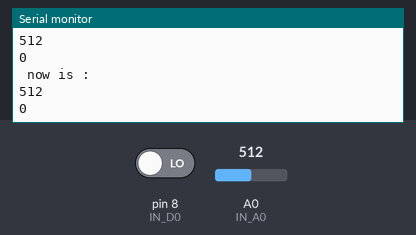
Simulated run of this sketch. Board: Arduino Uno, built with avr-gcc and run on an emulated ATmega328P. Parts: the last lines printed to the serial monitor. The test bench sets the inputs (shaded band); at power-on: A0 (IN_A0) = 512, pin 8 (IN_D0) LOW.

Above: at 1.8 s.
1.9 s: A0 (IN_A0) set to 716
At 2.8 s:
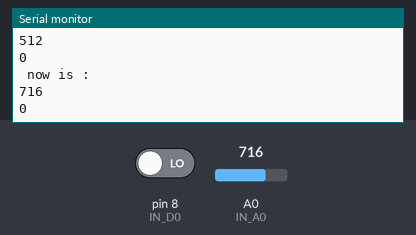
3.4 s: pin 8 (IN_D0) driven HIGH
At 4.7 s:
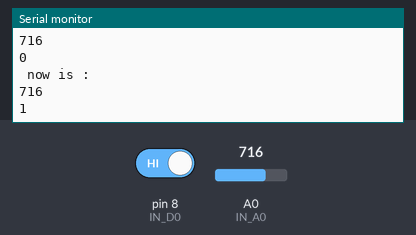
4.9 s: A0 (IN_A0) set to 900
At 5.5 s:
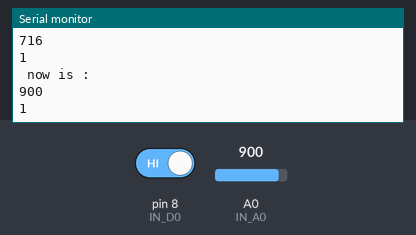
Timing chart, 0 to 7.9 s (numbered marks = the images above; inputs shaded):
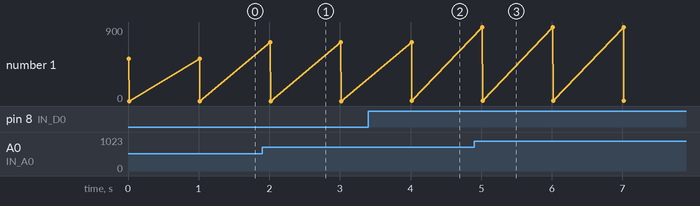

Measured:
- after the input at 1.9 s, the serial monitor: prints a new line after 0.11 s (image 1)
- after the input at 3.4 s, the serial monitor: prints a new line after 0.62 s (image 2)
- after the input at 4.9 s, the serial monitor: prints a new line after 0.12 s (image 3)
- plotted number 1: 0 → 1 after the input at 3.4 s

The sketch:

test_hongWai.ino
```cpp
#include <Wire.h>

// 0x27 is the I2C address. This address might be different.
const int IN_A0 = A0; // analog input
const int IN_D0 = 8; // digital input
void setup() {
  pinMode (IN_A0, INPUT);
  pinMode (IN_D0, INPUT);
  Serial.begin(9600);
}
int value_A0;
bool value_D0;
void loop() {
  value_A0 = analogRead(IN_A0); // reads the analog input from the IR distance sensor
  value_D0 = digitalRead(IN_D0);// reads the digital input from the IR distance sensor

  Serial.println("\n now is :");
  Serial.println(value_A0);
  Serial.println(value_D0);
  delay(1000);
}
```
